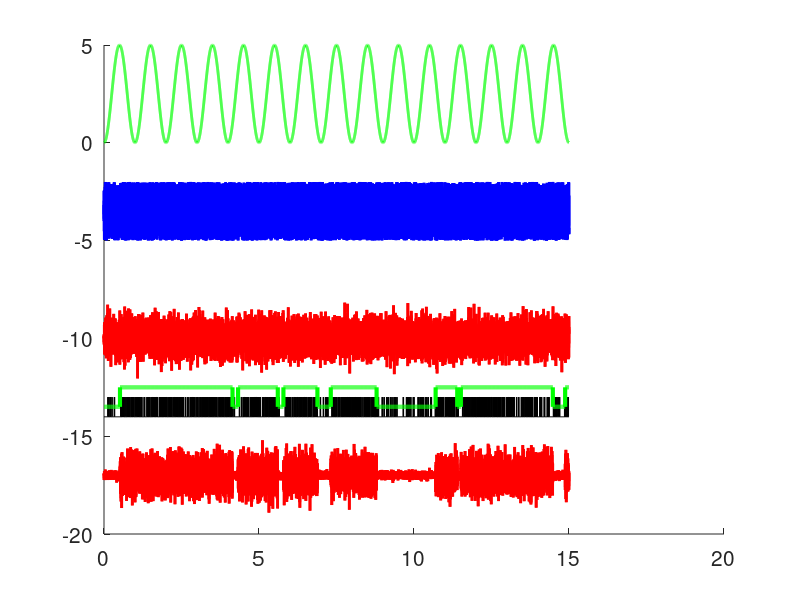

Source code (MATLAB): (Note: this script raises an error after producing the figure.)
clc
clear
close all
set(0,'DefaultLineLineWidth',2)
set(0,'DefaultAxesFontSize',15)
%% TIMES ARE IN SECONDS BY DEFAULT
rng_seed = randi([1,1e3]); %   990,878,848

rng(rng_seed);
    
doSaveAllData = false; %whether to save more data than is sent to rtxi

dt = 1e-3;
ms2samples = @(t_ms) floor((t_ms/dt)*(1e-3));
sec2samples = @(t_ms) floor((t_ms/dt));


%% Filler functions i'd want to construct stimulu file

%default params
preTimeDefault = 0.5;
postTimeDefault = 0.5;


%% Channel definitions - pulled from 2020.01.15.MBm04_awake3

% ? trigger (002 trig0)
% ? trigger (003 trig1)
% ? trigger (004 trig2)

% uWhisk (005 ugalv)
% uOpto (006 uopto)

% FR target (010 yRef)

%Thesse are one 4D vector, {0,1}

% ? Feedback Ctrl Gate (012 gate 0)
% ? Feedback Estim. Gate (013 gate1)
% ? Lock Stim Gate (014 gate2)
% ? Add Noise Gate (015 gate3)



%opto_noise ON (implies)-> CL gate OFF
%%
i2t = @(i) (i-1)*dt;
len2t = @(len) 0:dt:((len-1)*dt);
t2i = @(t) round(t/dt);


fOFF = @(len,params) zeros(1,len);
shuffle = @(vec) vec(randperm(numel(vec)));

wClip = [-5,5]
clipFun = @(x,xmin,xmax) min(max(x,xmin),xmax);


optoNoiseMag = 1;
optoNoiseFun = @(len,mag) mag*rand(1,len);
optoNoiseFunDefault = @(len, ~) optoNoiseFun(len, optoNoiseMag);

whiskerNoiseMag = .5;
whiskerNoiseLowPassFreq = 200;
lowpassFun = @(vec) lowpass(vec, whiskerNoiseLowPassFreq, 1/dt);

whiskerNoiseFun = @(len,mag) clipFun(mag*randn(1,len), wClip(1),wClip(2));
whiskerNoiseFunDefault = @(len, ~) whiskerNoiseFun(len,whiskerNoiseMag);

sinRaised = @(t) (-cos(t)+1)/2;
sineFun = @(len,mag,freq) mag*sinRaised(2*pi*freq*len2t(len));

len=15e3
t = len2t(len);




trf = @(tp) [1-tp,tp;tp,1-tp];
frf = @(f1,f2) [1-f1,f1;1-f2,f2];

hmmDwellTime = 2;%in seconds
ptr_expt = (1/hmmDwellTime)*dt;
f1_expt = 20*dt;
f2_expt = 50*dt;

TR = trf(ptr_expt);
FR = frf(f1_expt,f2_expt);

stateGenFun = @(len, pTR) hmmgenerate(len, trf(pTR) , FR); 

state2gain = @(states,mag1,mag2) ((states-1)*(mag2-mag1)) + mag1;
stateWhiskerFun = @(len, states, mag1, mag2) whiskerNoiseFun(len,1).*state2gain(states,mag1,mag2);




[spks_,states_]  = stateGenFun(len, .5*dt);

figure(1)
clf
hold on
plot(t,sineFun(len,5,1),'g')
plot(t,optoNoiseFun(len,3)-5,'b')
plot(t,whiskerNoiseFun(len,.5)-10,'r')

plot(t,spks_-15,'k','LineWidth',1)
plot(t,states_-14.5,'g','LineWidth',3)

plot(t, stateWhiskerFun(len, states_, .1,.5)-17,'r')


hold off


%% construct dictionaries
array2cell = @(ary) arrayfun(@(a) {a}, ary);
buildConditionCell = @(cNameAry) array2cell(struct('conditionName',cNameAry));

ChannelMap = containers.Map()
ChannelMap('triggers') = 2;

ChannelMap('whisk') = 5;
ChannelMap('opto') = 7;

ChannelMap('yRef') = 10;

ChannelMap('fbCtrl') = 12;%12
ChannelMap('fbEstim') = 13+1;%13

%Fake:
ChannelMap('stateOverride') = 21;

ChannelMap('doOverrideState') = 25;

ChannelMap('decodedState') = 17;
ChannelMap('trueState') = 19;



channelVals = ChannelMap.values;
channelKeys = ChannelMap.keys;

[channelVals,sortIdx_] = sort([channelVals{:}]);
channelKeys = {channelKeys{sortIdx_}};

nChannels = max(channelVals);



ColorsMap = containers.Map()
ColorsMap('whisk') = [1,.5,.5];
ColorsMap('opto') = [.3,.5,1];
ColorsMap('triggers') = [1,1,1]*.3;


fillStruct = @(Obj) fillColorChannel(Obj, ColorsMap, ChannelMap);

%% construct condition-specific dictionaries
offStruct = struct('function',fOFF);

whiskSweepStruct.function = whiskerNoiseFun;
whiskSweepStruct.type = 'whisk';
whiskSweepStruct = fillStruct(whiskSweepStruct);

whiskStruct.function = whiskerNoiseFunDefault
whiskStruct.type = 'whisk'
whiskStruct = fillStruct(whiskStruct);

optoNoiseStruct.function = optoNoiseFunDefault;
optoNoiseStruct.type = 'opto';
optoNoiseStruct = fillStruct(optoNoiseStruct);

ConditionStructMap = containers.Map()
ConditionStructMap('OFF') = offStruct;
ConditionStructMap('whisk_ON') = whiskStruct;
ConditionStructMap('whiskSweep_ON') = whiskSweepStruct;
ConditionStructMap('optoNoise_ON') = optoNoiseStruct;


getColor = @(name) ColorsMap(ConditionStructMap(name).type);


%% Phase 1A: Whisker Calibration

cond_1a = {'whiskSweep_ON'}
w_mags_sweep = num2cell([1,2,3,4,5]/5); 

%binding conditions and params should be different than binding conditions?
sweep = struct('conditionName',cond_1a,'params',w_mags_sweep);
sweepConditions = array2cell(sweep);

%%
%{
Phase1A.title = 'Phase 1A: Whisker Calibration Sweep';
%Phase1A.times = [0.5, 5.0, 0.5];
Phase1A.times = [.9,1,.1];

Phase1A.trialLength = sum(Phase1A.times)
Phase1A.nreps = 10;
Phase1A.dt = dt;

Phase1A.conditions = sweepConditions;
Phase1A.nCond = length(sweepConditions);
[ Phase1A ] = generateStimuli( Phase1A, ConditionStructMap ,ChannelMap,ColorsMap);

figure(2)
clf
plotExptPhase(Phase1A)

set(gcf,'Position',[144   563   676   242])

return
%}



Phase1A.title = 'Phase 1A: Whisker & Opto Calibration Stimulus';

whisk_cond = buildConditionCell({'whisk_OFF','whisk_ON'});
opto_noise_cond = buildConditionCell({'optoNoise_OFF','optoNoise_ON'});
Phase1A.options = {opto_noise_cond, whisk_cond};

TimeMap1A = containers.Map();
TimeMap1A('whisk') = [1.0, 1.0 , 1.0];
TimeMap1A('opto') = [1.0, 1.0 , 1.0];

Phase1A.times = TimeMap1A;%[0.5, 5.0, 0.5];
Phase1A.trialLength = sum(TimeMap1A('whisk'));

Phase1A.nreps = 25;
Phase1A.dt = dt;
Phase1A.ChannelMap = ChannelMap;

[ Phase1A.conditions, Phase1A.nCond ] = combineConditionsMulti(Phase1A.options);
[ Phase1A ] = generateStimuli( Phase1A, ConditionStructMap ,ChannelMap,ColorsMap);

P1A_whisk = Phase1A.fullSegment(2,:);
P1A_whisk_lowpass = lowpassFun(P1A_whisk);
Phase1A.fullSegment(2,:) = P1A_whisk_lowpass;



P1A_whiskerRescale = shuffle(linspace(whiskerNoiseMag/3, whiskerNoiseMag*3 , Phase1A.nreps));
onesSub = ones(1,t2i(Phase1A.trialLength)*Phase1A.nCond);

rescaleTime = [];
for i =1:Phase1A.nreps
    rescaleTime = [rescaleTime, onesSub*P1A_whiskerRescale(i)];
end

P1A_trigSeg = 0*onesSub;
P1A_trigSeg(1) = 1;
P1A_triggers = repmat(P1A_trigSeg,[1,Phase1A.nreps]);


Phase1A.fullSegment(2,:) = Phase1A.fullSegment(2,:).*rescaleTime;
Phase1A.whiskerScale = rescaleTime;



Phase1A.StimBlock = zeros(nChannels,size(Phase1A.fullSegment,2));

Phase1A.StimBlock(ChannelMap('triggers'),:) = P1A_triggers;
Phase1A.StimBlock(ChannelMap('opto'),:) = Phase1A.fullSegment(1,:);
Phase1A.StimBlock(ChannelMap('whisk'),:) = Phase1A.fullSegment(2,:);


figure(2)
clf
plotExptPhase(Phase1A)
hold on
plot(Phase1A.fullt*dt,Phase1A.whiskerScale+5,'k:')
set(gcf,'Position',[   144   171   676   318])

figure(22)
clf
plotStimBlock(Phase1A)

Phase1A = savePhase2MatStim(Phase1A);
save('Phase1A_stimProtocol.mat','-struct','Phase1A')

%% Phase 1B: Identification stimulus (add probe stim to end of this?)

Phase1B.title = 'Phase 1B: Whisker & Opto Identification Stimulus';

whisk_cond = buildConditionCell({'whisk_OFF','whisk_ON'});
opto_noise_cond = buildConditionCell({'optoNoise_OFF','optoNoise_ON'});
Phase1B.options = {opto_noise_cond, whisk_cond};

TimeMap1B = containers.Map();
TimeMap1B('whisk') = [4.0, 5 , 1.0];
TimeMap1B('opto') = [4.0, 5, 1.0];

Phase1B.times = TimeMap1B;%[0.5, 5.0, 0.5];
Phase1B.trialLength = sum(TimeMap1B('whisk'));

Phase1B.nreps = 25;
Phase1B.dt = dt;
Phase1B.ChannelMap = ChannelMap;

[ Phase1B.conditions, Phase1B.nCond ] = combineConditionsMulti(Phase1B.options);
[ Phase1B ] = generateStimuli( Phase1B, ConditionStructMap ,ChannelMap,ColorsMap);

P1B_whisk = Phase1B.fullSegment(2,:);
P1B_whisk_lowpass = lowpassFun(P1B_whisk);
Phase1B.fullSegment(2,:) = P1B_whisk_lowpass;


P1B_trigSeg = zeros(1,t2i(Phase1B.trialLength)*Phase1B.nCond);
P1B_trigSeg(1) = 1;
P1B_triggers = repmat(P1B_trigSeg,[1,Phase1B.nreps]);

Phase1B.StimBlock = zeros(nChannels,size(Phase1B.fullSegment,2));
Phase1B.StimBlock(ChannelMap('opto'),:) = Phase1B.fullSegment(1,:);
Phase1B.StimBlock(ChannelMap('whisk'),:) = Phase1B.fullSegment(2,:);
Phase1B.StimBlock(ChannelMap('triggers'),:) = P1B_triggers;



figure(121)
clf
hold on
plot(P1B_whisk,'r')
plot(P1B_whisk_lowpass,'k')



figure(3)
clf
plotExptPhase(Phase1B)
set(gcf,'Position',[   144   171   676   318])

figure(33)
clf
plotStimBlock(Phase1B)
Phase1B = savePhase2MatStim(Phase1B);
save('Phase1B_stimProtocol.mat','-struct','Phase1B')












%% Phase 2A: Opto & Whisker probes
Phase2A.dt=dt;
Phase2A.ChannelMap = ChannelMap;
Phase2A.title = 'Phase2A: probe stim';

P2A_prePad = 1;
P2A_postPad = .5;

ProbeSubLen = 1;

ProbeFreq = 10;%Hz
ProbePer = 1/ProbeFreq;
ProbePerI = t2i(ProbePer);

optoOnI = 1;
optoTimes = [optoOnI, ProbePerI-optoOnI];
optoMag = [1,0];

padSegment = @(t) zeros(1,t2i(t));

optoSegment = [];
for i = 1:length(optoTimes)
    optoSegment = [optoSegment, optoMag(i)*ones(1,optoTimes(i) )];
end
optoStack = [padSegment(P2A_prePad), repmat(optoSegment,[1,ProbeFreq]), padSegment(P2A_postPad)]
    

%val = 1-exp(-k*t);
%1-val = exp(-k*t)
%log(1-val) = -K*t
%-log(1-Val) = K*t = -log(1-.99) = K*(5ms) = 4.6052


ExpVal = 0.99; 
ExpTime = 5*dt;
ExpK = -log(1-ExpVal) / (ExpTime); %this time constant ensures it reaches ExpVal of the way to steady state by ExpTime;

V2deg = @(V) 2*V;
AvgRotaVelocity = @(Vsnip) V2deg( mean(abs(diff( Vsnip )))) /dt;
targVelocity = 100;%degrees/sec

t_half = i2t(1:t2i(6*dt));
t_sawStack = {t_half, t_half+t_half(end)}
t_saw = [t_sawStack{:}]

expRiseF = @(t) 1-exp(-ExpK*t);
expFallF = @(t) (1-exp(-ExpK*5*dt))*exp(-ExpK*t);
expSawF = @(tStack) [expRiseF(tStack{1}), expFallF(tStack{1}+dt) ];


VelocityScale = targVelocity / AvgRotaVelocity(expRiseF(t_half));

expSawSnip = VelocityScale*expSawF(t_sawStack);
sprintf('Average rotational velocity is %.1f deg/sec',AvgRotaVelocity(expSawSnip(1:length(expSawSnip)/2)))

whiskWaveSegment = [expSawSnip, zeros(1, ProbePerI-length(expSawSnip)) ];

whiskWaveStack = [padSegment(P2A_postPad), repmat(whiskWaveSegment,[1,ProbeFreq]), padSegment(P2A_prePad)];

%stagger opto from whisker

optoFull = [optoStack,zeros(1,length(whiskWaveStack))];
whiskWaveFull = [zeros(1,length(optoStack)),whiskWaveStack];
P2A_trig = zeros(size(optoFull));
P2A_trig(1)=1;


Phase2A.fullt = i2t(1:length(optoFull));

Phase2A.StimBlock = zeros(nChannels,length(optoFull));

Phase2A.StimBlock(ChannelMap('whisk'),:) = whiskWaveFull;
Phase2A.StimBlock(ChannelMap('opto'),:) = optoFull;
Phase2A.StimBlock(ChannelMap('triggers'),:) = P2A_trig;

%{
figure(91)
clf
hold on
plot(t_saw/dt, expSawSnip )
plot(t_saw/dt,.99*ones(size(t_saw)),'r:')
hold off
xlabel('time [ms]')
title('exponential wave')
legend('exponential wave','0.99')
%}


figure(93)
clf
subplot(2,2,1)
hold on
plot(Phase2A.fullt, optoFull, 'Color',ColorsMap('opto'))
plot(Phase2A.fullt-2, whiskWaveFull, 'Color',ColorsMap('whisk'))
title(Phase2A.title)

xlim([1-dt,1+10*dt]);
subplot(2,1,2)
hold on
plot(Phase2A.fullt, P2A_trig+1, 'Color',ColorsMap('triggers'))
plot(Phase2A.fullt, optoFull, 'Color',ColorsMap('opto'))
plot(Phase2A.fullt, whiskWaveFull, 'Color',ColorsMap('whisk'))
xlabel('time [sec]')
%return

%Phase2A.dt ; %already set
%Phase2A.ChannelMap = ChannelMap;
%Phase2A.StimBlock;

figure(94)
clf
plotStimBlock(Phase2A)

Phase2A = savePhase2MatStim(Phase2A);
save('Phase2A_stimProtocol.mat','-struct','Phase2A')


%% Phase 2B: Control

Phase2B.dt = dt;
Phase2B.nreps = 6;
Phase2B.title = 'Phase 2B: Control type comparison';


P2B_numSubs = 5;
P2B_subLen = 30e3;
P2B_waitLen = 30e3;

P2B_trialLen = [P2B_subLen+P2B_waitLen] *P2B_numSubs;
P2B_tvec = i2t(1:P2B_trialLen);

nReroll = 0
nTransition = 0
nTrExpected = 10
stateSeqLen = P2B_subLen;
state_pTR = .5*dt;

%padFun = @(vec) [vec,NaN*ones(size(vec,1),P2B_waitLen)];
padFun = @(vec) [vec,zeros(size(vec,1),P2B_waitLen)];


while ((nTransition < nTrExpected) && (nReroll < 100))
    %"rerolls the dice" until you get a genuine HMM state sequence with
    %"enough" transitions
    nReroll = nReroll+1;

    [frozenSpikes,frozenStateSeq] = stateGenFun(P2B_subLen, state_pTR);
    nTransition = sum(abs(diff(frozenStateSeq)));
end

frozenDecode = hmmviterbi(frozenSpikes, trf(state_pTR),FR);
frozenWhiskerSeqFun = @(mags) stateWhiskerFun(stateSeqLen, frozenStateSeq, mags(1), mags(2));

STATE_NAIVE = max(frozenStateSeq(:))+1;

target = sineFun(P2B_subLen, 20*dt, 5);
olSine = sineFun(P2B_subLen, 5, 5);

figure(100)
clf
hold on
plot(i2t(1:stateSeqLen), frozenWhiskerSeqFun([0,.5]),'r')
plot(i2t(1:stateSeqLen), frozenStateSeq-1,'k:')
title(nReroll)

BigStimBlock = zeros(nChannels, P2B_trialLen);


olOn = [0,1,0,0,0];
ctrlOn = [0,1,1,1,1];
estOn = [0,0,1,1,1];
%open loop ff control  = control ON, estimation OFF

stateTrueOn = [0,0,0,0,1];
stateNaiveOn = [0,1,1,0,0];
stateOverrideOn = double([stateTrueOn | stateNaiveOn]);

stateDecodeOn = [0,0,0,1,0];

trueStateSeq = repmat(padFun(frozenStateSeq), [1,P2B_numSubs]);
trueNaiveStateSeq = [];


triggers = [];
targetStack=[];
stateGate = [] ;
optoStack = [];
fbGate = [];
estGate = [];

subOnes = ones(1,P2B_subLen);
triggerSegment = zeros(1,P2B_subLen);
triggerSegment(1)=1;


for i = 1:length(ctrlOn)
    
    
    triggers = [triggers, padFun(triggerSegment)];
    %Needs trial markers, needs 30seconds of silence inserted
    
    targetStack = [targetStack, padFun(ctrlOn(i)*target)];
    optoStack = [optoStack, padFun(olOn(i)*olSine)];
    fbGate = [fbGate, padFun(subOnes*ctrlOn(i))];
    estGate = [estGate, padFun(subOnes*estOn(i))];
    
    stateGate = [stateGate, padFun(subOnes*stateOverrideOn(i)) ];

    
    tnsSegment = 0*subOnes;
    if (stateNaiveOn(i)==1)
        tnsSegment = subOnes*STATE_NAIVE;
    end
    if (stateTrueOn(i)==1)
        tnsSegment = frozenStateSeq;
    end
    trueNaiveStateSeq = [trueNaiveStateSeq, padFun(tnsSegment)];

    
end



BigStimBlock(ChannelMap('whisk'),:) = repmat(padFun(frozenWhiskerSeqFun([0,.3])), [1,P2B_numSubs]);
BigStimBlock(ChannelMap('decodedState'),:) = repmat(padFun(frozenDecode), [1,P2B_numSubs]);
BigStimBlock(ChannelMap('trueState'),:) = trueStateSeq;

BigStimBlock(ChannelMap('triggers'),:) = triggers;
BigStimBlock(ChannelMap('stateOverride'),:) = trueNaiveStateSeq;
BigStimBlock(ChannelMap('doOverrideState'),:) = stateGate;

%BigStimBlock(ChannelMap('opto'),:) = optoStack;
BigStimBlock(ChannelMap('yRef'),:) = targetStack;

BigStimBlock(ChannelMap('fbCtrl'),:) = fbGate;
BigStimBlock(ChannelMap('fbEstim'),:) = estGate;



figure(103)
clf

Phase2B.dt ; %already set
Phase2B.ChannelMap = ChannelMap;
Phase2B.StimBlock = BigStimBlock;

Phase2B.trialT = i2t(1:size(Phase2B.StimBlock,2));

plotStimBlock(Phase2B)
Phase2B = savePhase2MatStim(Phase2B);
save('Phase2B_stimProtocol.mat','-struct','Phase2B')


%%




















